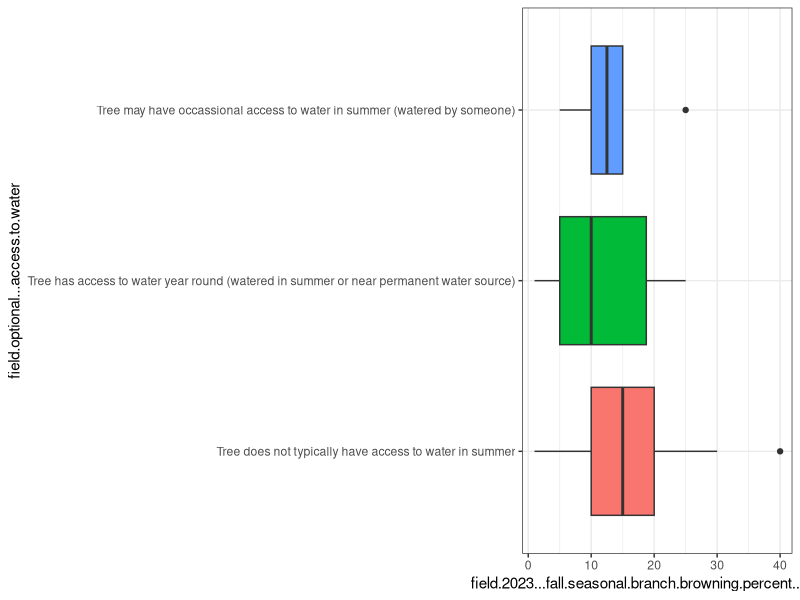

This figure's R source:
## ---- chunk 1
knitr::opts_chunk$set(echo = TRUE)
## ---- chunk 2
library(tidyverse)
## ---- chunk 3
revisit <- read.csv("./data/revisit.data.csv")
wrdm <- read.csv("./data/wrdm.2.3.25.csv")
## ---- chunk 4
merged.data <- left_join(revisit,wrdm,by="id")
## ---- chunk 5
names(merged.data)
## ---- chunk 6
merged.data <- merged.data[c(1,21:25,71:93)]
## ---- chunk 7
merged.data <- merged.data %>% filter(field.2023...fall.seasonal.branch.browning.percent..0.100..<100)
## ---- chunk 8
ggplot(merged.data,aes(field.2023...fall.seasonal.branch.browning.percent..0.100..,field.optional...access.to.water,fill=field.optional...access.to.water)) +
  geom_boxplot() +
  theme_bw() +
  guides(fill="none") +
  scale_color_manual(values = c("#7CAE00", "#00BFC4", "#C77CFF"))
